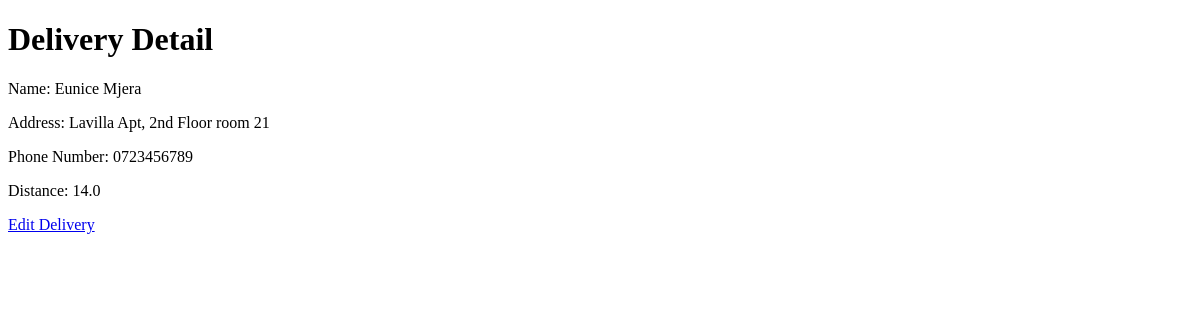
The app's page /delivery/delivery/1/, older data.
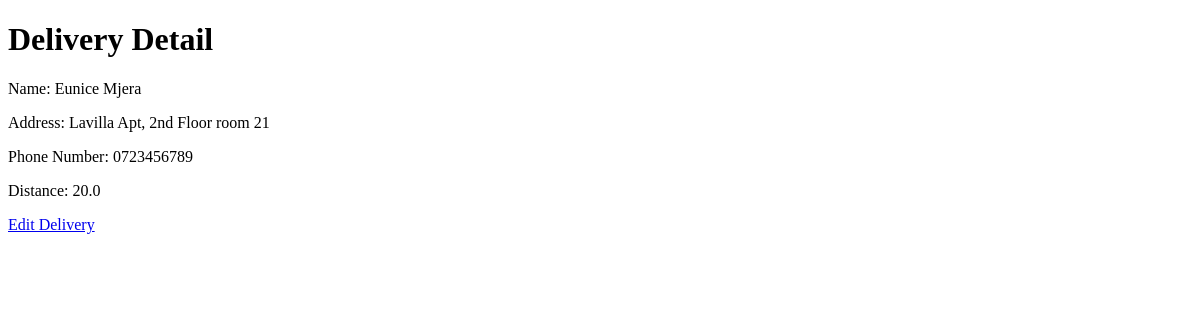
The same page, newer data.
### Delivery/models.py (models this page shows, shortened)
class Delivery(models.Model):
    name = models.CharField(max_length=100)
    address = models.CharField(max_length=200)
    phone_number = models.CharField(max_length=20)
    distance = models.FloatField()
    class Meta:
        verbose_name_plural = "Delivery"

### Delivery/views.py (the view)
# urls.py: path('delivery/<int:pk>/', views.delivery_detail, name='delivery_detail'),
def delivery_detail(request, pk):
    delivery = get_object_or_404(Delivery, pk=pk)
    return render(request, 'delivery/delivery_detail.html', {'delivery': delivery})

### templates/delivery/delivery_detail.html (shortened to what this page needs)
<!DOCTYPE html>
<html>
<head>
</head>
<body>
    <h1>Delivery Detail</h1>
    <p>Name: {{ delivery.name }}</p>
    <p>Address: {{ delivery.address }}</p>
    <p>Phone Number: {{ delivery.phone_number }}</p>
    <p>Distance: {{ delivery.distance }}</p>
    <a href="{% url 'delivery:edit_delivery' delivery.id %}">Edit Delivery</a>
</body>
</html>

Row changes from the older to the newer data that the page shows:
changed Delivery "Eunice Mjera": distance "14.0" → "20.0"
